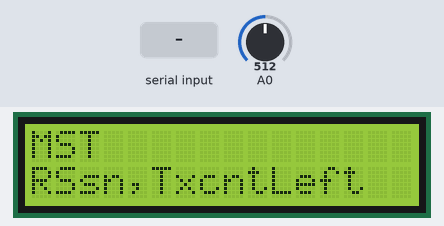
Recording of a sketch running on a simulated Arduino Leonardo, built with avr-gcc and run on an emulated ATmega32U4. Shown: 16×2 character LCD. The test bench sets the inputs (shaded band); at power-on: A0 = 512.

Above: at 1.2 s.
1.3 s: A0 set to 610
At 2.2 s:
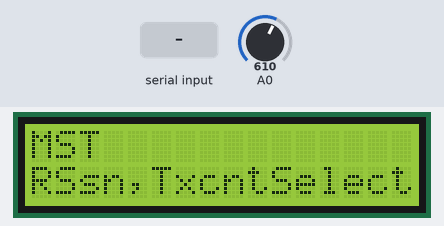
2.8 s: "1" received over the second serial link
At 4.9 s:
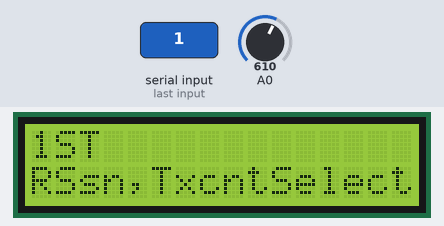
5.2 s: A0 set to 590
At 6.4 s:
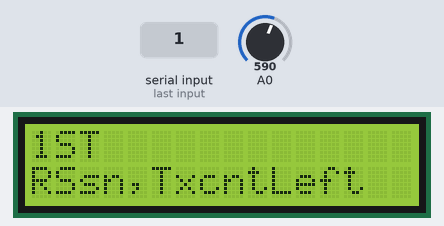
6.7 s: A0 set to 390
At 7.5 s:
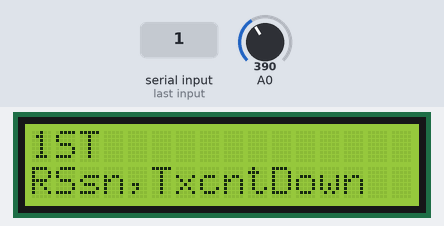
8.2 s: A0 set to 190
At 8.7 s:
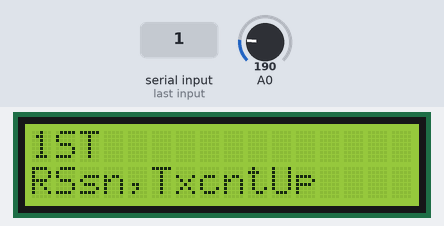
9.7 s: A0 set to 50
At 11.0 s:
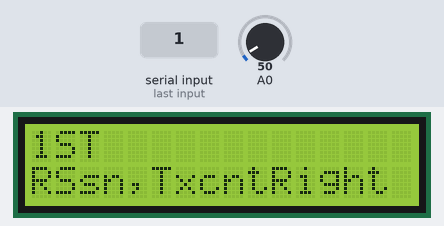
Timing chart, 0 to 12.2 s (numbered marks = the images above; inputs shaded):
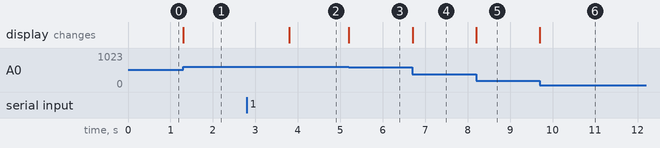

Measured:
- after the input at 1.3 s, the display: changes at once (image 1)
- after the input at 2.8 s, the display: changes after 1.0 s (image 2)
- after the input at 5.2 s, the display: changes at once (image 3)
- after the input at 6.7 s, the display: changes at once (image 4)
- after the input at 8.2 s, the display: changes at once (image 5)
- after the input at 9.7 s, the display: changes at once (image 6)

The sketch:

leon_lcdk_t1.ino
```cpp
#include <LiquidCrystal.h>
//使用到的PIN腳
const int pin_RS = 8;
const int pin_EN = 9;
const int pin_D4 = 4;
const int pin_D5 = 5;
const int pin_D6 = 6;
const int pin_D7 = 7;

//填入正確的PIN腳，建立LCD物件
LiquidCrystal lcd( pin_RS,  pin_EN,  pin_D4,  pin_D5,  pin_D6,  pin_D7);
//
String incomingStr; // for incoming serial2 String

void setup() {
 lcd.begin(16, 2);
 lcd.setCursor(0,0);
 lcd.print("MST");
 lcd.setCursor(0,1);
 lcd.print("RSsn,TxcntERRcnt");
  Serial1.begin(115200);
  Serial1.println("UROK");
}

void loop() {
  int x;
  x = analogRead (0);  //讀取A0的值

  lcd.setCursor(10,1); //把游標移到第2行第11個字

 //依A0的值，去判斷是哪個鍵被按下了
 if (x < 60) {
  lcd.print ("Right ");
 }
 else if (x < 200) {
  lcd.print ("Up    ");
 }
 else if (x < 400){
  lcd.print ("Down  ");
 }
 else if (x < 600){
  lcd.print ("Left  ");
 }
 else if (x < 800){
  lcd.print ("Select");
 }
   if (Serial1.available() > 0) {
        // read the incoming byte:
        incomingStr =  Serial1.readString();// read the incoming data as string
        lcd.setCursor(0,0);
        lcd.print(incomingStr);
        // say what you got:
        //Serial.print("ESP32-S received: ");
        //Serial.println(incomingStr);
        //printStr = printStr + incomingStr + "<br>";
      }
} 
```
